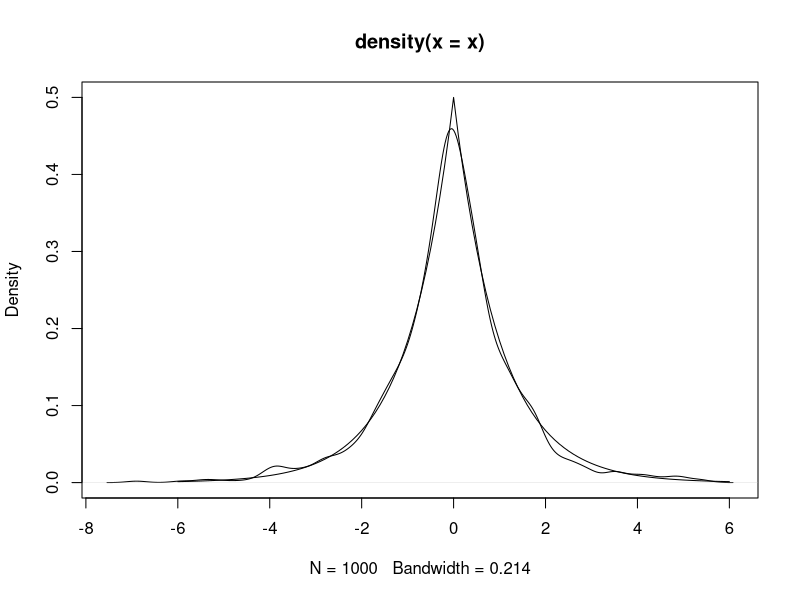
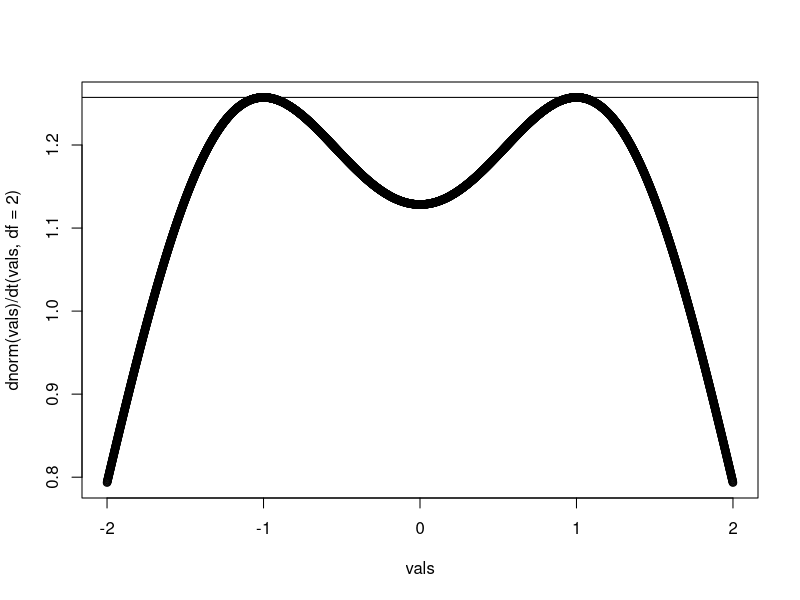
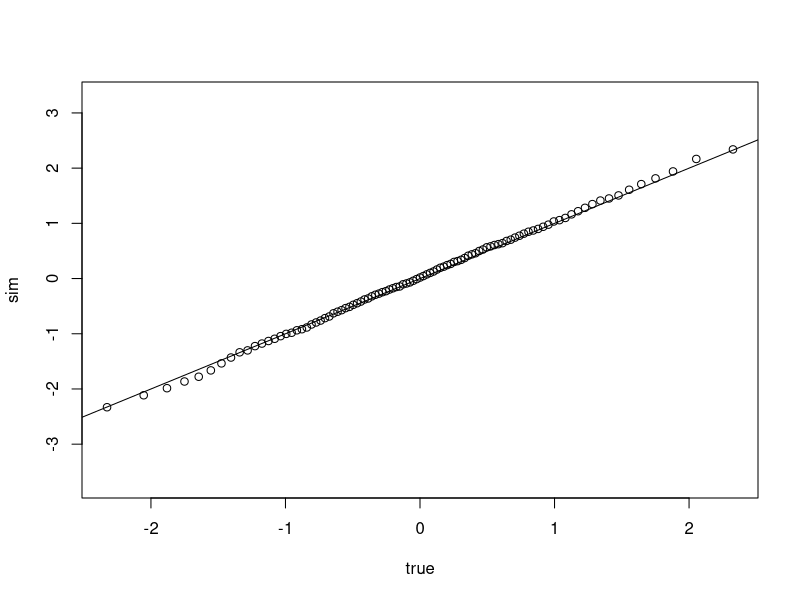
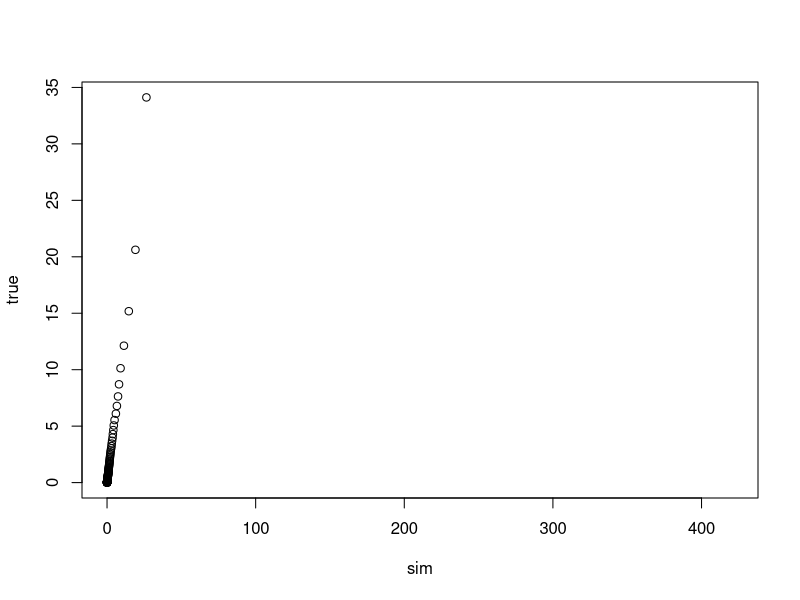
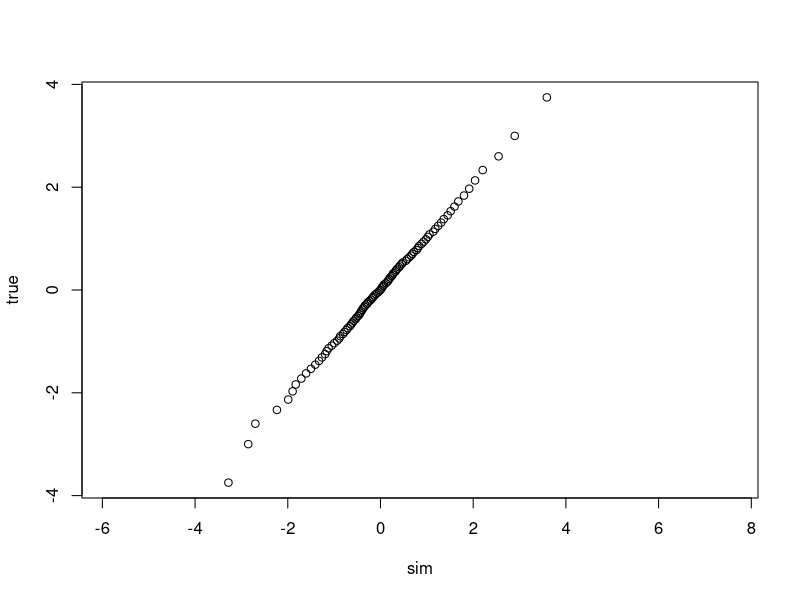

Here is the R script that generated these plots, in order:
## inverse transform for double exponential
rdexp <- function(n) {
  return(sapply(runif(n), FUN = inv_cdf))
}

inv_cdf <- function(x) {
  if(x <= 1/2) {
    return(log(2*x))  
  } else {
    return(-log(2-2*x))
  }
}

n <- 1000
x = rdexp(n)
# check the density
ddexp = function(x){.5*exp(-abs(x))}
plot(density(x), ylim = c(0,.5))
vals = seq(-6,6,0.1)
lines(vals,ddexp(vals))

# check the quantiles
p = seq(.1,.9,.1)
sim = quantile(x, probs = p)
true = sapply(p,inv_cdf)
diff = sim - true
sd = sqrt(p*(1-p)/(n*ddexp(true)^2)) # standard deviation of quantiles
rbind(sim,true,diff,sd)


## acceptance-rejection for N(0,1) using t(2)
# computation and verification of suitable constant
c = 1/gamma(3/2)*exp(-1/2)*(3/2)^(3/2)
vals = seq(-2,2,0.001)
plot(vals, dnorm(vals)/dt(vals, df = 2))
abline(h=c)

my_rnorm <- function(n) {
  x = numeric(n)
  acc = 0
  total = 0
  while(acc < n) {
    total = total + 1
    X = rt(1,df = 1)
    Y = runif(1)
    if(c*dt(X, df = 2)*Y <= dnorm(X)) {
      acc = acc + 1
      x[acc] = X
    }
  }
  return(x)
}

# compare
p = seq(0,1,.01)
sim = quantile(my_rnorm(1000), p)
true = qnorm(p)
plot(true,sim)
abline(a = 0, b = 1)


## transformation for F from chisq distribution
my_rf <- function(n,df1,df2) {
  return((rchisq(n,df1)/df1)/(rchisq(n,df2)/df2))
}

# compare
sim = quantile(my_rf(1000,1,3),p)
true = qf(p,1,3)
plot(sim,true)


## t(4) distribution as Normal-(inverse)gamma mixture
my_rt <- function(n, df) {
  # X ~ invgamma(df/2,df/2)
  X = 1/rgamma(n, df/2, df/2)
  return(rnorm(n, sd = sqrt(X)))
}

#compare
sim = quantile(my_rt(1000, 4),p)
true = qt(p,4)
plot(sim,true)












